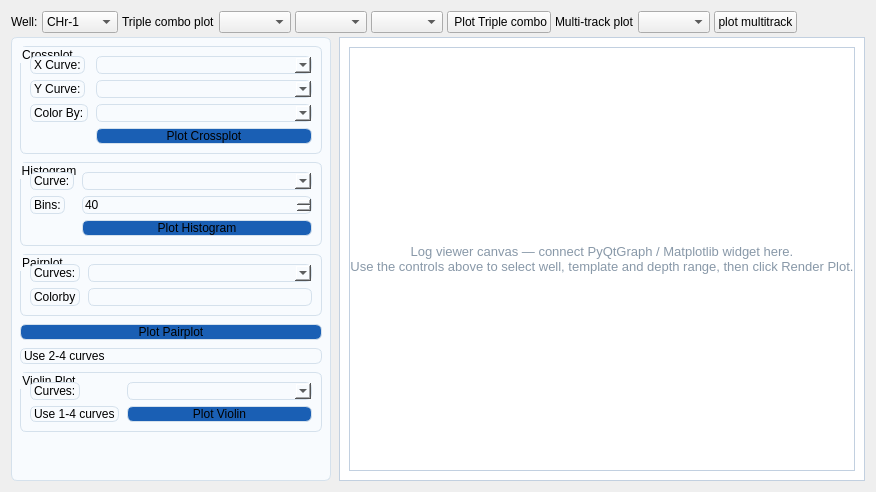
   <widget class="QWidget" name="tabLogViewer">
    <attribute name="title">
     <string>Well Log Plots</string>
    </attribute>
    <layout class="QVBoxLayout" name="layoutLogViewer">
     <property name="spacing">
      <number>4</number>
     </property>
     <item>
      <layout class="QHBoxLayout" name="layoutLogViewerControls">
       <item>
        <widget class="QLabel" name="lblLVWell">
         <property name="text">
          <string>Well:</string>
         </property>
        </widget>
       </item>
       <item>
        <widget class="QComboBox" name="comboLVWell">
         <item>
          <property name="text">
           <string>CHr-1</string>
          </property>
         </item>
         <item>
          <property name="text">
           <string>Tau-1</string>
          </property>
         </item>
         <item>
          <property name="text">
           <string>Experior</string>
          </property>
         </item>
        </widget>
       </item>
       <item>
        <widget class="QLabel" name="triplecomboplot">
         <property name="text">
          <string>Triple combo plot</string>
         </property>
        </widget>
       </item>
       <item>
        <widget class="CheckableCombobox" name="triplecombotrack1">
         <property name="mouseTracking">
          <bool>true</bool>
         </property>
         <property name="contextMenuPolicy">
          <enum>Qt::PreventContextMenu</enum>
         </property>
         <property name="toolTip">
          <string>&lt;html&gt;&lt;head/&gt;&lt;body&gt;&lt;p&gt;GR Log&lt;/p&gt;&lt;/body&gt;&lt;/html&gt;</string>
         </property>
         <property name="whatsThis">
          <string>&lt;html&gt;&lt;head/&gt;&lt;body&gt;&lt;p&gt;Select GR Log&lt;/p&gt;&lt;/body&gt;&lt;/html&gt;</string>
         </property>
        </widget>
       </item>
       <item>
        <widget class="CheckableCombobox" name="triplecombotrack2">
         <property name="toolTip">
          <string>&lt;html&gt;&lt;head/&gt;&lt;body&gt;&lt;p&gt;Resistivity log&lt;/p&gt;&lt;/body&gt;&lt;/html&gt;</string>
         </property>
        </widget>
       </item>
       <item>
        <widget class="CheckableCombobox" name="triplecombotrack3">
         <property name="toolTip">
          <string>&lt;html&gt;&lt;head/&gt;&lt;body&gt;&lt;p&gt;Porosity log&lt;/p&gt;&lt;/body&gt;&lt;/html&gt;</string>
         </property>
        </widget>
       </item>
       <item>
        <widget class="QPushButton" name="plottriplecomboplot">
         <property name="text">
          <string> Plot Triple combo</string>
         </property>
        </widget>
       </item>
       <item>
        <widget class="QLabel" name="Multitrackplot">
         <property name="text">
          <string>Multi-track plot</string>
         </property>
        </widget>
       </item>
       <item>
        <widget class="CheckableCombobox" name="multitrackcomboBox">
         <property name="maximumSize">
          <size>
           <width>167717</width>
           <height>16777215</height>
          </size>
         </property>
         <property name="toolTip">
          <string>&lt;html&gt;&lt;head/&gt;&lt;body&gt;&lt;p&gt;Select curves&lt;/p&gt;&lt;/body&gt;&lt;/html&gt;</string>
         </property>
        </widget>
       </item>
       <item>
        <widget class="QPushButton" name="plotmutlitrack">
         <property name="text">
          <string>plot multitrack</string>
         </property>
        </widget>
       </item>
       <item>
        <spacer name="spacerLV">
         <property name="orientation">
          <enum>Qt::Horizontal</enum>
         </property>
         <property name="sizeHint" stdset="0">
          <size>
           <width>40</width>
           <height>20</height>
          </size>
         </property>
        </spacer>
       </item>
      </layout>
     </item>
     <item>
      <layout class="QHBoxLayout" name="layoutLVWorkspace">
       <property name="spacing">
        <number>8</number>
       </property>
       <item>
        <widget class="QFrame" name="frameLVPlotModes">
         <property name="sizePolicy">
          <sizepolicy hsizetype="Preferred" vsizetype="Expanding">
           <horstretch>0</horstretch>
           <verstretch>0</verstretch>
          </sizepolicy>
         </property>
         <property name="minimumSize">
          <size>
           <width>320</width>
           <height>0</height>
          </size>
         </property>
         <property name="maximumSize">
          <size>
           <width>380</width>
           <height>16777215</height>
          </size>
         </property>
         <property name="styleSheet">
          <string>background:#F8FBFE;border:1px solid #D5E1EC;border-radius:6px;</string>
         </property>
         <property name="frameShape">
          <enum>QFrame::StyledPanel</enum>
         </property>
         <layout class="QVBoxLayout" name="layoutLVPlotModes">
          <property name="spacing">
           <number>8</number>
          </property>
          <property name="leftMargin">
           <number>8</number>
          </property>
          <property name="topMargin">
           <number>8</number>
          </property>
          <property name="rightMargin">
           <number>8</number>
          </property>
          <property name="bottomMargin">
           <number>8</number>
          </property>
          <item>
           <widget class="QGroupBox" name="groupLVCrossplot">
            <property name="title">
             <string>Crossplot</string>
            </property>
            <layout class="QFormLayout" name="formLVCrossplot">
             <property name="horizontalSpacing">
              <number>8</number>
             </property>
             <property name="verticalSpacing">
              <number>6</number>
             </property>
             <item row="0" column="0">
              <widget class="QLabel" name="lblLVCrossX">
               <property name="text">
                <string>X Curve:</string>
               </property>
              </widget>
             </item>
             <item row="0" column="1">
              <widget class="QComboBox" name="comboLVCrossX"/>
             </item>
             <item row="1" column="0">
              <widget class="QLabel" name="lblLVCrossY">
               <property name="text">
                <string>Y Curve:</string>
               </property>
              </widget>
             </item>
             <item row="1" column="1">
              <widget class="QComboBox" name="comboLVCrossY"/>
             </item>
             <item row="2" column="0">
              <widget class="QLabel" name="lblLVCrossColor">
               <property name="text">
                <string>Color By:</string>
               </property>
              </widget>
             </item>
             <item row="2" column="1">
              <widget class="QComboBox" name="comboLVCrossColor"/>
             </item>
             <item row="3" column="1">
              <widget class="QPushButton" name="btnLVPlotCrossplot">
               <property name="styleSheet">
                <string notr="true">background-color: rgb(26, 95, 180);</string>
               </property>
               <property name="text">
                <string>Plot Crossplot</string>
               </property>
              </widget>
             </item>
            </layout>
           </widget>
          </item>
          <item>
           <widget class="QGroupBox" name="groupLVHistogram">
            <property name="title">
             <string>Histogram</string>
            </property>
            <layout class="QFormLayout" name="formLVHistogram">
             <property name="horizontalSpacing">
              <number>8</number>
             </property>
             <property name="verticalSpacing">
              <number>6</number>
             </property>
             <item row="0" column="0">
              <widget class="QLabel" name="lblLVHistCurve">
               <property name="text">
                <string>Curve:</string>
               </property>
              </widget>
             </item>
             <item row="0" column="1">
              <widget class="QComboBox" name="comboLVHistCurve"/>
             </item>
             <item row="1" column="0">
              <widget class="QLabel" name="lblLVHistBins">
               <property name="text">
                <string>Bins:</string>
               </property>
              </widget>
             </item>
             <item row="1" column="1">
              <widget class="QSpinBox" name="spinLVHistBins">
               <property name="minimum">
                <number>5</number>
               </property>
               <property name="maximum">
                <number>100</number>
               </property>
               <property name="value">
                <number>40</number>
               </property>
              </widget>
             </item>
             <item row="2" column="1">
              <widget class="QPushButton" name="btnLVPlotHistogram">
               <property name="styleSheet">
                <string notr="true">background-color: rgb(26, 95, 180);</string>
               </property>
               <property name="text">
                <string>Plot Histogram</string>
               </property>
              </widget>
             </item>
            </layout>
           </widget>
          </item>
          <item>
           <widget class="QGroupBox" name="groupLVPairplot">
            <property name="title">
             <string>Pairplot</string>
            </property>
            <layout class="QFormLayout" name="formLVPairplot">
             <property name="horizontalSpacing">
              <number>8</number>
             </property>
             <property name="verticalSpacing">
              <number>6</number>
             </property>
             <item row="0" column="0">
              <widget class="QLabel" name="lblLVPairCurves">
               <property name="text">
                <string>Curves:</string>
               </property>
              </widget>
             </item>
             <item row="0" column="1">
              <widget class="CheckableCombobox" name="pairplotcomboBox"/>
             </item>
             <item row="2" column="0">
              <widget class="QLabel" name="colorbyLabel">
               <property name="text">
                <string>Colorby</string>
               </property>
              </widget>
             </item>
             <item row="2" column="1">
              <widget class="QLineEdit" name="pairplotcombocolorby"/>
             </item>
            </layout>
           </widget>
          </item>
          <item>
           <widget class="QPushButton" name="btnLVPlotPairplot">
            <property name="styleSheet">
             <string notr="true">background-color: rgb(53, 132, 228);
background-color: rgb(26, 95, 180);</string>
            </property>
            <property name="text">
             <string>Plot Pairplot</string>
            </property>
           </widget>
          </item>
          <item>
           <widget class="QLabel" name="lblLVPairHint">
            <property name="text">
             <string>Use 2-4 curves</string>
            </property>
           </widget>
          </item>
          <item>
           <widget class="QGroupBox" name="groupLVViolinplot">
            <property name="title">
             <string>Violin Plot</string>
            </property>
            <layout class="QFormLayout" name="formLVViolinplot">
             <property name="horizontalSpacing">
              <number>8</number>
             </property>
             <property name="verticalSpacing">
              <number>6</number>
             </property>
             <item row="0" column="0">
              <widget class="QLabel" name="lblLVViolinCurves">
               <property name="text">
                <string>Curves:</string>
               </property>
              </widget>
             </item>
             <item row="0" column="1">
              <widget class="CheckableCombobox" name="violinplotcomboBox"/>
             </item>
             <item row="1" column="0">
              <widget class="QLabel" name="lblLVViolinHint">
               <property name="text">
                <string>Use 1-4 curves</string>
               </property>
              </widget>
             </item>
             <item row="1" column="1">
              <widget class="QPushButton" name="btnLVPlotViolin">
               <property name="styleSheet">
                <string notr="true">background-color: rgb(53, 132, 228);
background-color: rgb(26, 95, 180);</string>
               </property>
               <property name="text">
                <string>Plot Violin</string>
               </property>
              </widget>
             </item>
            </layout>
           </widget>
          </item>
          <item>
           <spacer name="spacerLVPlotModes">
            <property name="orientation">
             <enum>Qt::Vertical</enum>
            </property>
            <property name="sizeHint" stdset="0">
             <size>
              <width>20</width>
              <height>40</height>
             </size>
            </property>
           </spacer>
          </item>
         </layout>
        </widget>
       </item>
       <item>
        <widget class="QFrame" name="frameLogViewerCanvas">
         <property name="sizePolicy">
          <sizepolicy hsizetype="Expanding" vsizetype="Expanding">
           <horstretch>1</horstretch>
           <verstretch>0</verstretch>
          </sizepolicy>
         </property>
         <property name="styleSheet">
          <string>background-color:#FFFFFF;border:1px solid #C2D0E0;</string>
         </property>
         <property name="frameShape">
          <enum>QFrame::StyledPanel</enum>
         </property>
         <property name="frameShadow">
          <enum>QFrame::Sunken</enum>
         </property>
         <layout class="QVBoxLayout">
          <item>
           <widget class="QLabel" name="lblLogViewerPlaceholder">
            <property name="styleSheet">
             <string>color:#8898A8;font-size:13px;</string>
            </property>
            <property name="text">
             <string>Log viewer canvas — connect PyQtGraph / Matplotlib widget here.
Use the controls above to select well, template and depth range, then click Render Plot.</string>
            </property>
            <property name="alignment">
             <set>Qt::AlignCenter</set>
            </property>
           </widget>
          </item>
         </layout>
        </widget>
       </item>
      </layout>
     </item>
    </layout>
   </widget>
